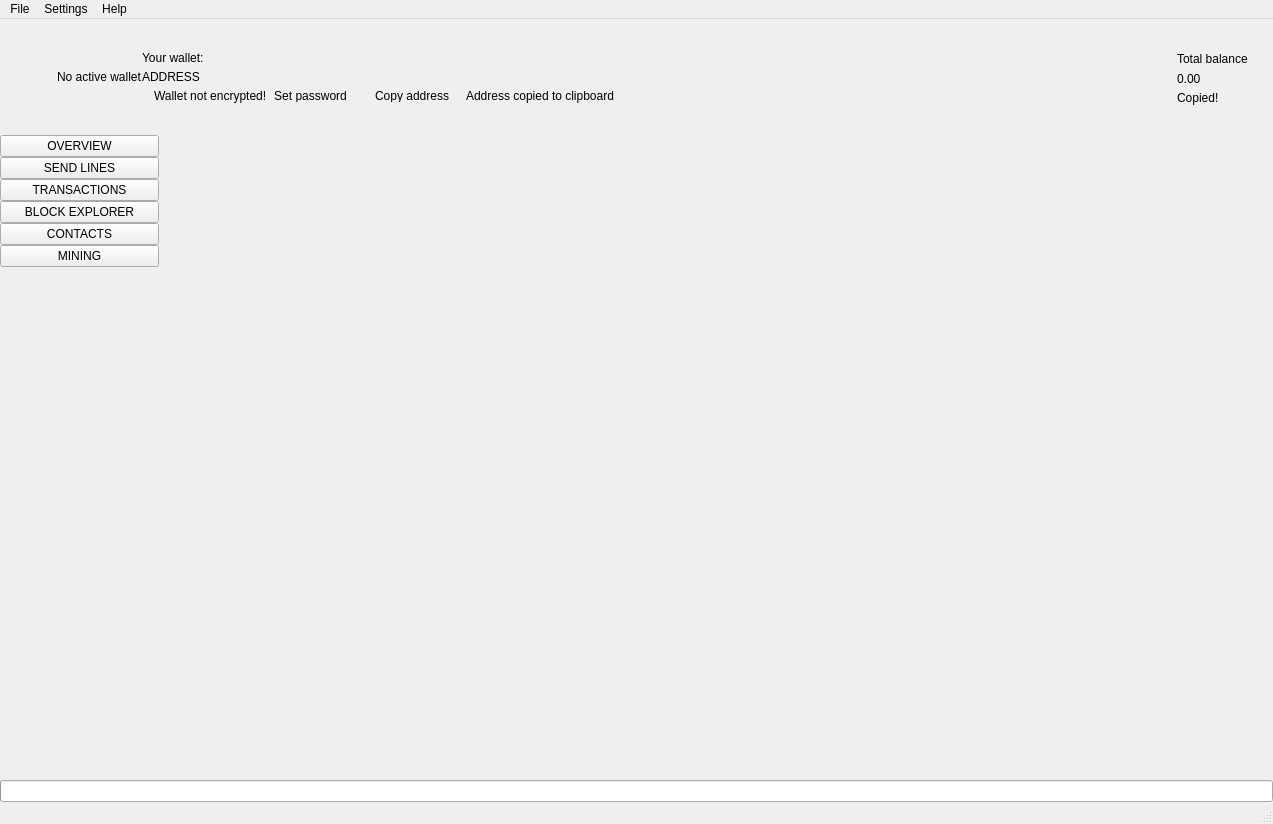
 <widget class="QMainWindow" name="MainWindow">
  <property name="geometry">
   <rect>
    <x>0</x>
    <y>0</y>
    <width>1273</width>
    <height>824</height>
   </rect>
  </property>
  <property name="sizePolicy">
   <sizepolicy hsizetype="Preferred" vsizetype="Preferred">
    <horstretch>0</horstretch>
    <verstretch>0</verstretch>
   </sizepolicy>
  </property>
  <property name="minimumSize">
   <size>
    <width>1260</width>
    <height>600</height>
   </size>
  </property>
  <property name="maximumSize">
   <size>
    <width>16777215</width>
    <height>16777215</height>
   </size>
  </property>
  <property name="windowTitle">
   <string>MainWindow</string>
  </property>
  <property name="windowIcon">
   <iconset>
    <normaloff>:/images/lines</normaloff>:/images/lines</iconset>
  </property>
  <widget class="QWidget" name="centralwidget">
   <layout class="QVBoxLayout" name="verticalLayout_2">
    <property name="spacing">
     <number>0</number>
    </property>
    <property name="leftMargin">
     <number>0</number>
    </property>
    <property name="topMargin">
     <number>0</number>
    </property>
    <property name="rightMargin">
     <number>0</number>
    </property>
    <property name="bottomMargin">
     <number>0</number>
    </property>
    <item>
     <widget class="QFrame" name="m_headerFrame">
      <property name="minimumSize">
       <size>
        <width>0</width>
        <height>116</height>
       </size>
      </property>
      <property name="maximumSize">
       <size>
        <width>16777215</width>
        <height>116</height>
       </size>
      </property>
      <property name="frameShape">
       <enum>QFrame::NoFrame</enum>
      </property>
      <property name="frameShadow">
       <enum>QFrame::Raised</enum>
      </property>
      <layout class="QHBoxLayout" name="horizontalLayout_3">
       <property name="spacing">
        <number>0</number>
       </property>
       <property name="leftMargin">
        <number>0</number>
       </property>
       <property name="topMargin">
        <number>0</number>
       </property>
       <property name="rightMargin">
        <number>25</number>
       </property>
       <property name="bottomMargin">
        <number>0</number>
       </property>
       <item>
        <spacer name="horizontalSpacer_2">
         <property name="orientation">
          <enum>Qt::Horizontal</enum>
         </property>
         <property name="sizeType">
          <enum>QSizePolicy::Fixed</enum>
         </property>
         <property name="sizeHint" stdset="0">
          <size>
           <width>30</width>
           <height>20</height>
          </size>
         </property>
        </spacer>
       </item>
       <item>
        <widget class="QLabel" name="m_logoLabel">
         <property name="text">
          <string/>
         </property>
        </widget>
       </item>
       <item>
        <spacer name="horizontalSpacer_5">
         <property name="orientation">
          <enum>Qt::Horizontal</enum>
         </property>
         <property name="sizeType">
          <enum>QSizePolicy::Fixed</enum>
         </property>
         <property name="sizeHint" stdset="0">
          <size>
           <width>20</width>
           <height>20</height>
          </size>
         </property>
        </spacer>
       </item>
       <item>
        <widget class="WalletGui::WalletSmallGrayTextLabel" name="m_noWalletLabel">
         <property name="text">
          <string>No active wallet</string>
         </property>
        </widget>
       </item>
       <item>
        <widget class="QFrame" name="m_walletFrame">
         <property name="frameShape">
          <enum>QFrame::NoFrame</enum>
         </property>
         <property name="frameShadow">
          <enum>QFrame::Raised</enum>
         </property>
         <layout class="QVBoxLayout" name="verticalLayout_3">
          <property name="spacing">
           <number>5</number>
          </property>
          <property name="leftMargin">
           <number>0</number>
          </property>
          <property name="topMargin">
           <number>0</number>
          </property>
          <property name="rightMargin">
           <number>0</number>
          </property>
          <property name="bottomMargin">
           <number>0</number>
          </property>
          <item>
           <spacer name="verticalSpacer_3">
            <property name="orientation">
             <enum>Qt::Vertical</enum>
            </property>
            <property name="sizeType">
             <enum>QSizePolicy::Minimum</enum>
            </property>
            <property name="sizeHint" stdset="0">
             <size>
              <width>20</width>
              <height>40</height>
             </size>
            </property>
           </spacer>
          </item>
          <item>
           <widget class="WalletGui::WalletSmallGrayTextLabel" name="m_walletLabel">
            <property name="text">
             <string>Your wallet:</string>
            </property>
            <property name="indent">
             <number>0</number>
            </property>
           </widget>
          </item>
          <item>
           <widget class="QLabel" name="m_addressLabel">
            <property name="sizePolicy">
             <sizepolicy hsizetype="Preferred" vsizetype="Preferred">
              <horstretch>0</horstretch>
              <verstretch>0</verstretch>
             </sizepolicy>
            </property>
            <property name="cursor">
             <cursorShape>PointingHandCursor</cursorShape>
            </property>
            <property name="toolTip">
             <string>Click to copy</string>
            </property>
            <property name="text">
             <string>ADDRESS</string>
            </property>
            <property name="indent">
             <number>0</number>
            </property>
           </widget>
          </item>
          <item>
           <layout class="QHBoxLayout" name="horizontalLayout_2">
            <property name="spacing">
             <number>0</number>
            </property>
            <item alignment="Qt::AlignTop">
             <widget class="QFrame" name="m_notEncryptedFrame">
              <property name="frameShape">
               <enum>QFrame::NoFrame</enum>
              </property>
              <property name="frameShadow">
               <enum>QFrame::Raised</enum>
              </property>
              <layout class="QHBoxLayout" name="horizontalLayout_4">
               <property name="spacing">
                <number>0</number>
               </property>
               <property name="leftMargin">
                <number>0</number>
               </property>
               <property name="topMargin">
                <number>0</number>
               </property>
               <property name="rightMargin">
                <number>0</number>
               </property>
               <property name="bottomMargin">
                <number>0</number>
               </property>
               <item alignment="Qt::AlignVCenter">
                <widget class="QLabel" name="m_notEncryptedIconLabel">
                 <property name="text">
                  <string/>
                 </property>
                 <property name="pixmap">
                  <pixmap resource="../../resources.qrc">:/icons/lock_open_gray</pixmap>
                 </property>
                 <property name="alignment">
                  <set>Qt::AlignLeading|Qt::AlignLeft|Qt::AlignVCenter</set>
                 </property>
                </widget>
               </item>
               <item>
                <spacer name="horizontalSpacer_11">
                 <property name="orientation">
                  <enum>Qt::Horizontal</enum>
                 </property>
                 <property name="sizeType">
                  <enum>QSizePolicy::Fixed</enum>
                 </property>
                 <property name="sizeHint" stdset="0">
                  <size>
                   <width>5</width>
                   <height>3</height>
                  </size>
                 </property>
                </spacer>
               </item>
               <item alignment="Qt::AlignVCenter">
                <widget class="WalletGui::WalletTinyGrayTextLabel" name="m_notEncryptedTextLabel">
                 <property name="text">
                  <string>Wallet not encrypted!</string>
                 </property>
                 <property name="alignment">
                  <set>Qt::AlignLeading|Qt::AlignLeft|Qt::AlignVCenter</set>
                 </property>
                </widget>
               </item>
               <item>
                <spacer name="horizontalSpacer_9">
                 <property name="orientation">
                  <enum>Qt::Horizontal</enum>
                 </property>
                 <property name="sizeType">
                  <enum>QSizePolicy::Fixed</enum>
                 </property>
                 <property name="sizeHint" stdset="0">
                  <size>
                   <width>3</width>
                   <height>3</height>
                  </size>
                 </property>
                </spacer>
               </item>
               <item alignment="Qt::AlignVCenter">
                <widget class="WalletGui::WalletTinyLinkLikeButton" name="m_encryptButton">
                 <property name="sizePolicy">
                  <sizepolicy hsizetype="Minimum" vsizetype="Minimum">
                   <horstretch>0</horstretch>
                   <verstretch>0</verstretch>
                  </sizepolicy>
                 </property>
                 <property name="minimumSize">
                  <size>
                   <width>0</width>
                   <height>3</height>
                  </size>
                 </property>
                 <property name="cursor">
                  <cursorShape>PointingHandCursor</cursorShape>
                 </property>
                 <property name="text">
                  <string>Set password</string>
                 </property>
                 <property name="flat">
                  <bool>true</bool>
                 </property>
                </widget>
               </item>
               <item>
                <spacer name="horizontalSpacer_10">
                 <property name="orientation">
                  <enum>Qt::Horizontal</enum>
                 </property>
                 <property name="sizeType">
                  <enum>QSizePolicy::Fixed</enum>
                 </property>
                 <property name="sizeHint" stdset="0">
                  <size>
                   <width>20</width>
                   <height>3</height>
                  </size>
                 </property>
                </spacer>
               </item>
              </layout>
             </widget>
            </item>
            <item alignment="Qt::AlignVCenter">
             <widget class="WalletGui::WalletTinyLinkLikeButton" name="m_copyAddressButton">
              <property name="sizePolicy">
               <sizepolicy hsizetype="Minimum" vsizetype="Minimum">
                <horstretch>0</horstretch>
                <verstretch>0</verstretch>
               </sizepolicy>
              </property>
              <property name="minimumSize">
               <size>
                <width>0</width>
                <height>3</height>
               </size>
              </property>
              <property name="cursor">
               <cursorShape>PointingHandCursor</cursorShape>
              </property>
              <property name="focusPolicy">
               <enum>Qt::NoFocus</enum>
              </property>
              <property name="autoFillBackground">
               <bool>true</bool>
              </property>
              <property name="text">
               <string>Copy address</string>
              </property>
              <property name="flat">
               <bool>true</bool>
              </property>
             </widget>
            </item>
            <item>
             <spacer name="horizontalSpacer_7">
              <property name="orientation">
               <enum>Qt::Horizontal</enum>
              </property>
              <property name="sizeType">
               <enum>QSizePolicy::Fixed</enum>
              </property>
              <property name="sizeHint" stdset="0">
               <size>
                <width>13</width>
                <height>3</height>
               </size>
              </property>
             </spacer>
            </item>
            <item alignment="Qt::AlignVCenter">
             <widget class="WalletGui::CopyMagicLabel" name="m_copyAddressLabel">
              <property name="text">
               <string>Address copied to clipboard</string>
              </property>
              <property name="alignment">
               <set>Qt::AlignLeading|Qt::AlignLeft|Qt::AlignVCenter</set>
              </property>
             </widget>
            </item>
            <item>
             <spacer name="horizontalSpacer">
              <property name="orientation">
               <enum>Qt::Horizontal</enum>
              </property>
              <property name="sizeHint" stdset="0">
               <size>
                <width>40</width>
                <height>3</height>
               </size>
              </property>
             </spacer>
            </item>
           </layout>
          </item>
          <item>
           <spacer name="verticalSpacer_2">
            <property name="orientation">
             <enum>Qt::Vertical</enum>
            </property>
            <property name="sizeType">
             <enum>QSizePolicy::Minimum</enum>
            </property>
            <property name="sizeHint" stdset="0">
             <size>
              <width>20</width>
              <height>40</height>
             </size>
            </property>
           </spacer>
          </item>
         </layout>
        </widget>
       </item>
       <item>
        <spacer name="horizontalSpacer_3">
         <property name="orientation">
          <enum>Qt::Horizontal</enum>
         </property>
         <property name="sizeType">
          <enum>QSizePolicy::Expanding</enum>
         </property>
         <property name="sizeHint" stdset="0">
          <size>
           <width>34</width>
           <height>20</height>
          </size>
         </property>
        </spacer>
       </item>
       <item>
        <spacer name="horizontalSpacer_8">
         <property name="orientation">
          <enum>Qt::Horizontal</enum>
         </property>
         <property name="sizeType">
          <enum>QSizePolicy::Fixed</enum>
         </property>
         <property name="sizeHint" stdset="0">
          <size>
           <width>34</width>
           <height>20</height>
          </size>
         </property>
        </spacer>
       </item>
       <item alignment="Qt::AlignRight|Qt::AlignVCenter">
        <widget class="QFrame" name="m_balanceFrame">
         <layout class="QGridLayout" name="gridLayout">
          <property name="leftMargin">
           <number>0</number>
          </property>
          <property name="topMargin">
           <number>30</number>
          </property>
          <property name="rightMargin">
           <number>0</number>
          </property>
          <property name="bottomMargin">
           <number>0</number>
          </property>
          <property name="verticalSpacing">
           <number>3</number>
          </property>
          <item row="0" column="2">
           <layout class="QVBoxLayout" name="verticalLayout_4">
            <item>
             <widget class="QLabel" name="m_balanceTextLabel">
              <property name="text">
               <string>Total balance</string>
              </property>
             </widget>
            </item>
            <item>
             <widget class="QLabel" name="m_balanceLabel">
              <property name="cursor">
               <cursorShape>PointingHandCursor</cursorShape>
              </property>
              <property name="toolTip">
               <string>Click to copy</string>
              </property>
              <property name="text">
               <string>0.00</string>
              </property>
             </widget>
            </item>
           </layout>
          </item>
          <item row="1" column="2">
           <widget class="WalletGui::CopyMagicLabel" name="m_balanceCopyLabel">
            <property name="text">
             <string>Copied!</string>
            </property>
           </widget>
          </item>
          <item row="0" column="1">
           <spacer name="horizontalSpacer_6">
            <property name="orientation">
             <enum>Qt::Horizontal</enum>
            </property>
            <property name="sizeType">
             <enum>QSizePolicy::Fixed</enum>
            </property>
            <property name="sizeHint" stdset="0">
             <size>
              <width>2</width>
              <height>39</height>
             </size>
            </property>
           </spacer>
          </item>
          <item row="2" column="2">
           <spacer name="verticalSpacer_5">
            <property name="orientation">
             <enum>Qt::Vertical</enum>
            </property>
            <property name="sizeType">
             <enum>QSizePolicy::Expanding</enum>
            </property>
            <property name="sizeHint" stdset="0">
             <size>
              <width>20</width>
              <height>50</height>
             </size>
            </property>
           </spacer>
          </item>
          <item row="0" column="0">
           <widget class="QLabel" name="m_balanceIconLabel">
            <property name="text">
             <string/>
            </property>
            <property name="pixmap">
             <pixmap resource="../../resources.qrc">:/icons/total_balance</pixmap>
            </property>
           </widget>
          </item>
         </layout>
        </widget>
       </item>
      </layout>
     </widget>
    </item>
    <item>
     <layout class="QHBoxLayout" name="horizontalLayout" stretch="0,0,0,0,0,0,0,0">
      <property name="spacing">
       <number>0</number>
      </property>
      <item>
       <widget class="QFrame" name="m_toolFrame">
        <property name="frameShape">
         <enum>QFrame::NoFrame</enum>
        </property>
        <property name="frameShadow">
         <enum>QFrame::Plain</enum>
        </property>
        <property name="lineWidth">
         <number>0</number>
        </property>
        <layout class="QVBoxLayout" name="verticalLayout">
         <property name="spacing">
          <number>0</number>
         </property>
         <property name="leftMargin">
          <number>0</number>
         </property>
         <property name="topMargin">
          <number>0</number>
         </property>
         <property name="rightMargin">
          <number>0</number>
         </property>
         <property name="bottomMargin">
          <number>0</number>
         </property>
         <item>
          <widget class="QPushButton" name="m_overviewButton">
           <property name="sizePolicy">
            <sizepolicy hsizetype="Minimum" vsizetype="Fixed">
             <horstretch>0</horstretch>
             <verstretch>0</verstretch>
            </sizepolicy>
           </property>
           <property name="focusPolicy">
            <enum>Qt::NoFocus</enum>
           </property>
           <property name="text">
            <string>OVERVIEW</string>
           </property>
           <property name="checkable">
            <bool>true</bool>
           </property>
           <attribute name="buttonGroup">
            <string notr="true">m_toolButtonGroup</string>
           </attribute>
          </widget>
         </item>
         <item>
          <widget class="QPushButton" name="m_sendButton">
           <property name="sizePolicy">
            <sizepolicy hsizetype="Minimum" vsizetype="Fixed">
             <horstretch>0</horstretch>
             <verstretch>0</verstretch>
            </sizepolicy>
           </property>
           <property name="focusPolicy">
            <enum>Qt::NoFocus</enum>
           </property>
           <property name="text">
            <string>SEND LINES</string>
           </property>
           <property name="checkable">
            <bool>true</bool>
           </property>
           <attribute name="buttonGroup">
            <string notr="true">m_toolButtonGroup</string>
           </attribute>
          </widget>
         </item>
         <item>
          <widget class="QPushButton" name="m_transactionsButton">
           <property name="sizePolicy">
            <sizepolicy hsizetype="Minimum" vsizetype="Fixed">
             <horstretch>0</horstretch>
             <verstretch>0</verstretch>
            </sizepolicy>
           </property>
           <property name="focusPolicy">
            <enum>Qt::NoFocus</enum>
           </property>
           <property name="text">
            <string>TRANSACTIONS</string>
           </property>
           <property name="checkable">
            <bool>true</bool>
           </property>
           <attribute name="buttonGroup">
            <string notr="true">m_toolButtonGroup</string>
           </attribute>
          </widget>
         </item>
         <item>
          <widget class="QPushButton" name="m_blockExplorerButton">
           <property name="focusPolicy">
            <enum>Qt::NoFocus</enum>
           </property>
           <property name="text">
            <string>BLOCK EXPLORER</string>
           </property>
           <property name="checkable">
            <bool>true</bool>
           </property>
           <attribute name="buttonGroup">
            <string notr="true">m_toolButtonGroup</string>
           </attribute>
          </widget>
         </item>
         <item>
          <widget class="QPushButton" name="m_addressBookButton">
           <property name="sizePolicy">
            <sizepolicy hsizetype="Minimum" vsizetype="Fixed">
             <horstretch>0</horstretch>
             <verstretch>0</verstretch>
            </sizepolicy>
           </property>
           <property name="focusPolicy">
            <enum>Qt::NoFocus</enum>
           </property>
           <property name="text">
            <string>CONTACTS</string>
           </property>
           <property name="checkable">
            <bool>true</bool>
           </property>
           <attribute name="buttonGroup">
            <string notr="true">m_toolButtonGroup</string>
           </attribute>
          </widget>
         </item>
         <item>
          <widget class="QPushButton" name="m_miningButton">
           <property name="focusPolicy">
            <enum>Qt::NoFocus</enum>
           </property>
           <property name="text">
            <string>MINING</string>
           </property>
           <property name="checkable">
            <bool>true</bool>
           </property>
           <attribute name="buttonGroup">
            <string notr="true">m_toolButtonGroup</string>
           </attribute>
          </widget>
         </item>
         <item>
          <spacer name="verticalSpacer">
           <property name="orientation">
            <enum>Qt::Vertical</enum>
           </property>
           <property name="sizeHint" stdset="0">
            <size>
             <width>20</width>
             <height>40</height>
            </size>
           </property>
          </spacer>
         </item>
        </layout>
       </widget>
      </item>
      <item>
       <widget class="WalletGui::OverviewFrame" name="m_overviewFrame">
        <property name="frameShape">
         <enum>QFrame::NoFrame</enum>
        </property>
        <property name="frameShadow">
         <enum>QFrame::Raised</enum>
        </property>
       </widget>
      </item>
      <item>
       <widget class="WalletGui::SendFrame" name="m_sendFrame">
        <property name="frameShape">
         <enum>QFrame::NoFrame</enum>
        </property>
        <property name="frameShadow">
         <enum>QFrame::Raised</enum>
        </property>
       </widget>
      </item>
      <item>
       <widget class="WalletGui::TransactionsFrame" name="m_transactionsFrame">
        <property name="frameShape">
         <enum>QFrame::NoFrame</enum>
        </property>
        <property name="frameShadow">
         <enum>QFrame::Raised</enum>
        </property>
       </widget>
      </item>
      <item>
       <widget class="WalletGui::AddressBookFrame" name="m_addressBookFrame">
        <property name="frameShape">
         <enum>QFrame::NoFrame</enum>
        </property>
        <property name="frameShadow">
         <enum>QFrame::Raised</enum>
        </property>
       </widget>
      </item>
      <item>
       <widget class="WalletGui::NoWalletFrame" name="m_noWalletFrame">
        <property name="frameShape">
         <enum>QFrame::NoFrame</enum>
        </property>
        <property name="frameShadow">
         <enum>QFrame::Raised</enum>
        </property>
       </widget>
      </item>
      <item>
       <widget class="WalletGui::BlockExplorerFrame" name="m_blockExplorerFrame">
        <property name="frameShape">
         <enum>QFrame::NoFrame</enum>
        </property>
        <property name="frameShadow">
         <enum>QFrame::Raised</enum>
        </property>
       </widget>
      </item>
      <item>
       <widget class="WalletGui::MiningFrame" name="m_miningFrame">
        <property name="frameShape">
         <enum>QFrame::NoFrame</enum>
        </property>
        <property name="frameShadow">
         <enum>QFrame::Raised</enum>
        </property>
       </widget>
      </item>
     </layout>
    </item>
    <item>
     <widget class="QProgressBar" name="m_syncProgress">
      <property name="maximum">
       <number>100</number>
      </property>
      <property name="value">
       <number>0</number>
      </property>
      <property name="textVisible">
       <bool>false</bool>
      </property>
     </widget>
    </item>
   </layout>
  </widget>
  <widget class="QMenuBar" name="menubar">
   <property name="geometry">
    <rect>
     <x>0</x>
     <y>0</y>
     <width>1273</width>
     <height>21</height>
    </rect>
   </property>
   <widget class="QMenu" name="menuFile">
    <property name="title">
     <string>File</string>
    </property>
    <addaction name="m_createWalletAction"/>
    <addaction name="m_openWalletAction"/>
    <addaction name="m_recentWalletsAction"/>
    <addaction name="m_backupWalletAction"/>
    <addaction name="m_saveKeysAction"/>
    <addaction name="m_resetAction"/>
    <addaction name="m_importKeyAction"/>
    <addaction name="m_exportKeyAction"/>
    <addaction name="m_exportTrackingKeyAction"/>
    <addaction name="m_exitAction"/>
   </widget>
   <widget class="QMenu" name="menuSettings">
    <property name="title">
     <string>Settings</string>
    </property>
    <widget class="QMenu" name="menuThemes">
     <property name="title">
      <string>Themes</string>
     </property>
    </widget>
    <addaction name="m_encryptWalletAction"/>
    <addaction name="m_changePasswordAction"/>
    <addaction name="m_removePendingTxAction"/>
    <addaction name="separator"/>
    <addaction name="m_autostartAction"/>
    <addaction name="m_minimizeToTrayAction"/>
    <addaction name="m_closeToTrayAction"/>
    <addaction name="separator"/>
    <addaction name="m_preferencesAction"/>
    <addaction name="menuThemes"/>
   </widget>
   <widget class="QMenu" name="menuHelp">
    <property name="title">
     <string>Help</string>
    </property>
    <addaction name="m_communityForumAction"/>
    <addaction name="m_reportIssueAction"/>
    <addaction name="m_aboutLinesAction"/>
    <addaction name="m_aboutQtAction"/>
   </widget>
   <addaction name="menuFile"/>
   <addaction name="menuSettings"/>
   <addaction name="menuHelp"/>
  </widget>
  <widget class="WalletGui::WalletStatusBar" name="statusBar"/>
  <action name="m_exitAction">
   <property name="checkable">
    <bool>false</bool>
   </property>
   <property name="enabled">
    <bool>true</bool>
   </property>
   <property name="text">
    <string>Exit</string>
   </property>
   <property name="shortcut">
    <string>Ctrl+Q</string>
   </property>
  </action>
  <action name="m_createWalletAction">
   <property name="enabled">
    <bool>true</bool>
   </property>
   <property name="text">
    <string>Create wallet</string>
   </property>
  </action>
  <action name="m_openWalletAction">
   <property name="enabled">
    <bool>true</bool>
   </property>
   <property name="text">
    <string>Open wallet</string>
   </property>
  </action>
  <action name="m_encryptWalletAction">
   <property name="enabled">
    <bool>true</bool>
   </property>
   <property name="text">
    <string>Encrypt wallet</string>
   </property>
  </action>
  <action name="m_changePasswordAction">
   <property name="enabled">
    <bool>true</bool>
   </property>
   <property name="text">
    <string>Change password</string>
   </property>
   <property name="toolTip">
    <string>Change password</string>
   </property>
  </action>
  <action name="m_aboutLinesAction">
   <property name="enabled">
    <bool>true</bool>
   </property>
   <property name="text">
    <string>About Lines</string>
   </property>
  </action>
  <action name="m_aboutQtAction">
   <property name="enabled">
    <bool>true</bool>
   </property>
   <property name="text">
    <string>About Qt</string>
   </property>
  </action>
  <action name="m_backupWalletAction">
   <property name="enabled">
    <bool>true</bool>
   </property>
   <property name="text">
    <string>Backup wallet</string>
   </property>
  </action>
  <action name="m_autostartAction">
   <property name="checkable">
    <bool>true</bool>
   </property>
   <property name="text">
    <string>Start on system login</string>
   </property>
  </action>
  <action name="m_minimizeToTrayAction">
   <property name="checkable">
    <bool>true</bool>
   </property>
   <property name="text">
    <string>Minimize to tray</string>
   </property>
  </action>
  <action name="m_closeToTrayAction">
   <property name="checkable">
    <bool>true</bool>
   </property>
   <property name="text">
    <string>Close to tray</string>
   </property>
  </action>
  <action name="m_preferencesAction">
   <property name="text">
    <string>Preferences</string>
   </property>
  </action>
  <action name="m_recentWalletsAction">
   <property name="text">
    <string>Recent wallets</string>
   </property>
  </action>
  <action name="m_exportTrackingKeyAction">
   <property name="text">
    <string>Export tracking key</string>
   </property>
   <property name="toolTip">
    <string>Export tracking key</string>
   </property>
  </action>
  <action name="m_importKeyAction">
   <property name="text">
    <string>Import key</string>
   </property>
   <property name="toolTip">
    <string>Import key</string>
   </property>
  </action>
  <action name="m_communityForumAction">
   <property name="text">
    <string>Join us on Discord</string>
   </property>
  </action>
  <action name="m_reportIssueAction">
   <property name="text">
    <string>Report an issue</string>
   </property>
  </action>
  <action name="m_resetAction">
   <property name="text">
    <string>Reset wallet</string>
   </property>
  </action>
  <action name="m_saveKeysAction">
   <property name="text">
    <string>Save wallet keys</string>
   </property>
  </action>
  <action name="m_exportKeyAction">
   <property name="text">
    <string>Export key</string>
   </property>
   <property name="toolTip">
    <string>Export key</string>
   </property>
  </action>
  <action name="m_removePendingTxAction">
   <property name="checkable">
    <bool>false</bool>
   </property>
   <property name="text">
    <string>Remove pending TXs</string>
   </property>
  </action>
 </widget>
